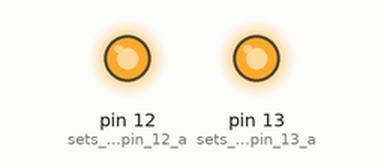
A sketch run on a simulated Arduino Uno, built with avr-gcc and run on an emulated ATmega328P. Parts: output pins drawn as LEDs (lit = HIGH).

Above: at 0.1 s.
Timing chart, 0 to 1.6 s (numbered marks = the images above):
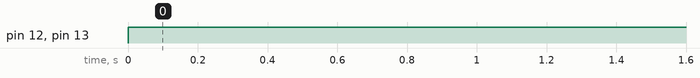

The sketch:

SenDes.ino
```cpp
void setup() {
  // put your setup code here, to run once:
  pinMode(13, OUTPUT);          // sets the digital pin 13 as output
  pinMode(12, OUTPUT);          // sets the digital pin 12 as output
  pinMode(A0, INPUT);          // sets the digital pin A0 as input
  pinMode(A1, INPUT);          // sets the digital pin A1 as input

}

void loop() {
  // put your main code here, to run repeatedly:
if (A0){
digitalWrite(13, HIGH);       // sets the digital pin 13 on
}

if (A1){
digitalWrite(12, HIGH);       // sets the digital pin 13 on
}


}
```

Measured:
- by itself, pin 12 (sets_the_digital_pin_12_a), pin 13 (sets_the_digital_pin_13_a): LOW → HIGH at 0.00 s
